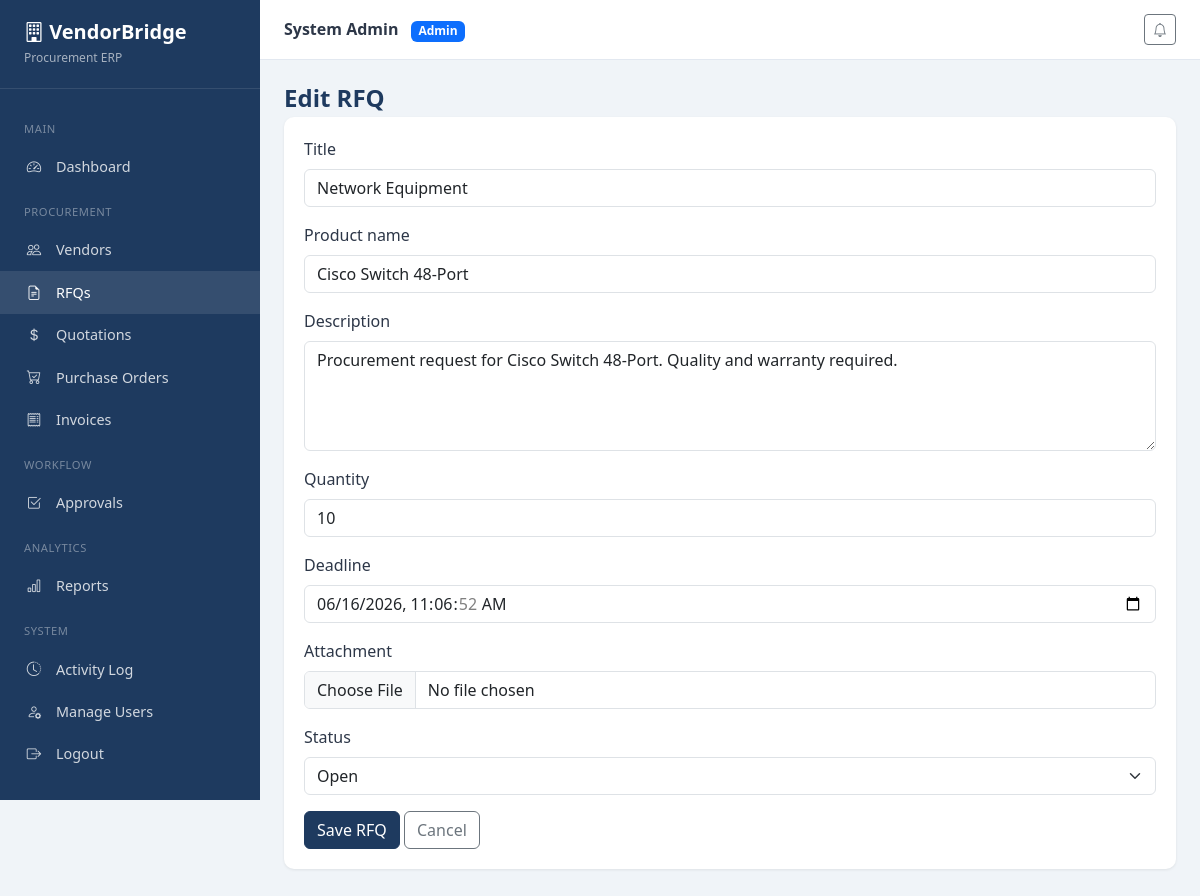
The app's page /procurement/rfq/3/edit/ (signed in) with its own data.
### accounts/models.py (models this page shows, shortened)
class User(AbstractUser):
    ROLE_ADMIN = 'admin'
    ROLE_PROCUREMENT = 'procurement_officer'
    ROLE_VENDOR = 'vendor'
    ROLE_MANAGER = 'manager'
    ROLE_CHOICES = [
        (ROLE_ADMIN, 'Admin'),
        (ROLE_PROCUREMENT, 'Procurement Officer'),
        (ROLE_VENDOR, 'Vendor'),
        (ROLE_MANAGER, 'Manager / Approver'),
    ]
    role = models.CharField(max_length=30, choices=ROLE_CHOICES, default=ROLE_PROCUREMENT)
    phone = models.CharField(max_length=20, blank=True)
    created_at = models.DateTimeField(auto_now_add=True)
    class Meta:
        ordering = ['username']
    @property
    def is_admin_role(self):
        return self.role == self.ROLE_ADMIN or self.is_superuser
    @property
    def is_vendor_role(self):
        return self.role == self.ROLE_VENDOR

### procurement/models.py (models this page shows, shortened)
class RFQ(models.Model):
    STATUS_DRAFT = 'draft'
    STATUS_OPEN = 'open'
    STATUS_CLOSED = 'closed'
    STATUS_AWARDED = 'awarded'
    STATUS_CHOICES = [
        (STATUS_DRAFT, 'Draft'),
        (STATUS_OPEN, 'Open'),
        (STATUS_CLOSED, 'Closed'),
        (STATUS_AWARDED, 'Awarded'),
    ]
    rfq_number = models.CharField(max_length=30, unique=True, default=generate_rfq_number)
    title = models.CharField(max_length=200)
    product_name = models.CharField(max_length=200)
    description = models.TextField()
    quantity = models.PositiveIntegerField(default=1)
    deadline = models.DateTimeField()
    attachment = models.FileField(upload_to='rfq_attachments/', blank=True, null=True)
    assigned_vendors = models.ManyToManyField(Vendor, blank=True, related_name='assigned_rfqs')
    created_by = models.ForeignKey(
        settings.AUTH_USER_MODEL,
        on_delete=models.SET_NULL,
        null=True,
        related_name='created_rfqs',
    )
    status = models.CharField(max_length=20, choices=STATUS_CHOICES, default=STATUS_OPEN)
    created_at = models.DateTimeField(auto_now_add=True)
    class Meta:
        ordering = ['-created_at']
        verbose_name = 'RFQ'
        verbose_name_plural = 'RFQs'

### procurement/views.py (the view)
# urls.py: path('rfq/<int:pk>/edit/', views.rfq_edit, name='rfq_edit'),
@login_required
@role_required(User.ROLE_ADMIN, User.ROLE_PROCUREMENT)
def rfq_edit(request, pk):
    rfq = get_object_or_404(RFQ, pk=pk)
    form = RFQForm(request.POST or None, request.FILES or None, instance=rfq)
    if request.method == 'POST' and form.is_valid():
        form.save()
        log_activity(request.user, f'Updated RFQ {rfq.rfq_number}', 'RFQ')
        messages.success(request, 'RFQ updated successfully.')
        return redirect('procurement:rfq_detail', pk=rfq.pk)
    return render(request, 'procurement/rfq_form.html', {'form': form, 'title': 'Edit RFQ', 'rfq': rfq})

### procurement/forms.py
class RFQForm(forms.ModelForm):
    class Meta:
        model = RFQ
        fields = ['title', 'product_name', 'description', 'quantity', 'deadline', 'attachment', 'status']
        widgets = {
            'title': forms.TextInput(attrs={'class': 'form-control'}),
            'product_name': forms.TextInput(attrs={'class': 'form-control'}),
            'description': forms.Textarea(attrs={'class': 'form-control', 'rows': 4}),
            'quantity': forms.NumberInput(attrs={'class': 'form-control', 'min': '1'}),
            'deadline': forms.DateTimeInput(attrs={'class': 'form-control', 'type': 'datetime-local'}),
            'attachment': forms.FileInput(attrs={'class': 'form-control'}),
            'status': forms.Select(attrs={'class': 'form-select'}),
        }

### core/context_processors.py (called while the page is built)
def notifications_processor(request):
    if request.user.is_authenticated:
        unread = request.user.notifications.filter(is_read=False).count()
        recent = request.user.notifications.all()[:5]
        return {'unread_notifications': unread, 'recent_notifications': recent}
    return {'unread_notifications': 0, 'recent_notifications': []}

### templates/procurement/rfq_form.html (shortened to what this page needs)
{% extends 'base.html' %}
{% block content %}
<h1 class="page-title">{{ title }}</h1>
<div class="card-panel">
    <div class="card-body">
        <form method="post" enctype="multipart/form-data">
            {% for field in form %}
            <div class="mb-3">
                <label class="form-label">{{ field.label }}</label>
                {{ field }}
            </div>
            {% endfor %}
            <button type="submit" class="btn btn-vb-primary">Save RFQ</button>
            <a href="{% url 'procurement:rfq_list' %}" class="btn btn-outline-secondary">Cancel</a>
        </form>
    </div>
</div>
{% endblock %}

### templates/partials/navbar.html (shortened to what this page needs)
<div class="topbar">
    <div class="d-flex align-items-center gap-3">
        <div>
            <strong>{{ user.get_full_name|default:user.username }}</strong>
            <span class="badge bg-primary ms-2">{{ user.get_role_display }}</span>
        </div>
    </div>
    <div class="d-flex align-items-center gap-3">
        <div class="dropdown">
            <button class="btn btn-sm btn-outline-secondary position-relative" data-bs-toggle="dropdown">
                <i class="bi bi-bell"></i>
            </button>
        </div>
    </div>
</div>

### records on screen
User: get_full_name "System Admin", role "Admin"
RFQ: form "Network Equipment" "Cisco Switch 48-Port" "Procurement request for Cisco Switch 48-Port. Quality and warranty required." "10" "06/16/2026 11:06:52" "Open"

### other values on screen
{{ title }} "Edit RFQ"
{{ field.label }} "Title" "Product name" "Description" "Quantity" "Deadline" "Attachment" "Status"
